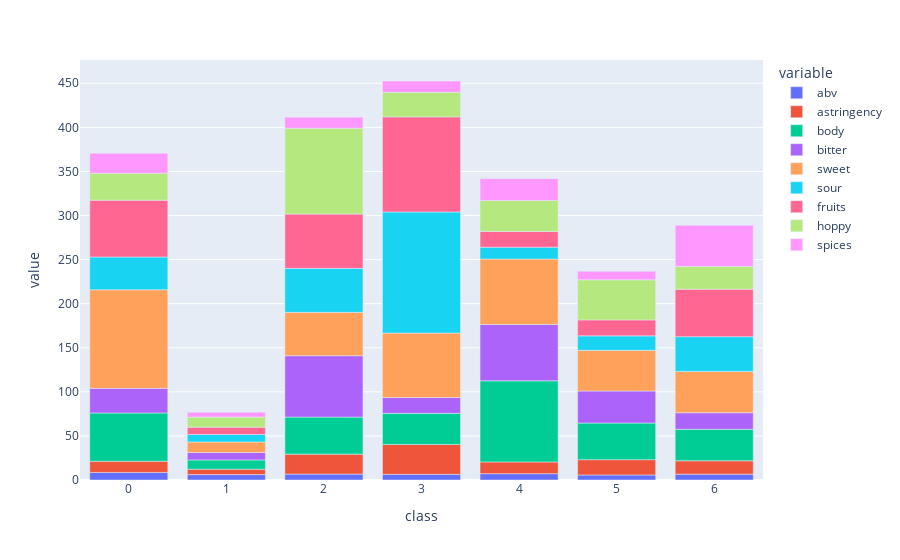

Notebook source saved alongside this figure:
### Code cell
fig = px.bar(bar_df, x="class", y=['abv', 'astringency', 'body', 'bitter', 'sweet', 'sour',
       'fruits', 'hoppy', 'spices'])
fig.show()

### Figure 1 — Plotly figure (JSON) as saved in the notebook; plotly's stock layout.template omitted (floating-point values rounded to 4 significant figures)
{"data": [{"alignmentgroup": "True", "hovertemplate": "variable=abv<br>class=%{x}<br>value=%{y}<extra></extra>", "legendgroup": "abv", "marker": {"color": "#636efa", "pattern": {"shape": ""}}, "name": "abv", "offsetgroup": "abv", "orientation": "v", "showlegend": true, "textposition": "auto", "type": "bar", "x": [0, 1, 2, 3, 4, 5, 6], "xaxis": "x", "y": [8.594, 6.139, 6.671, 6.439, 7.178, 5.725, 6.648], "yaxis": "y"}, {"alignmentgroup": "True", "hovertemplate": "variable=astringency<br>class=%{x}<br>value=%{y}<extra></extra>", "legendgroup": "astringency", "marker": {"color": "#EF553B", "pattern": {"shape": ""}}, "name": "astringency", "offsetgroup": "astringency", "orientation": "v", "showlegend": true, "textposition": "auto", "type": "bar", "x": [0, 1, 2, 3, 4, 5, 6], "xaxis": "x", "y": [12.7, 6.097, 22.67, 33.96, 13.32, 17.34, 15.16], "yaxis": "y"}, {"alignmentgroup": "True", "hovertemplate": "variable=body<br>class=%{x}<br>value=%{y}<extra></extra>", "legendgroup": "body", "marker": {"color": "#00cc96", "pattern": {"shape": ""}}, "name": "body", "offsetgroup": "body", "orientation": "v", "showlegend": true, "textposition": "auto", "type": "bar", "x": [0, 1, 2, 3, 4, 5, 6], "xaxis": "x", "y": [54.72, 10.49, 42.01, 35.2, 92.0, 41.57, 35.72], "yaxis": "y"}, {"alignmentgroup": "True", "hovertemplate": "variable=bitter<br>class=%{x}<br>value=%{y}<extra></extra>", "legendgroup": "bitter", "marker": {"color": "#ab63fa", "pattern": {"shape": ""}}, "name": "bitter", "offsetgroup": "bitter", "orientation": "v", "showlegend": true, "textposition": "auto", "type": "bar", "x": [0, 1, 2, 3, 4, 5, 6], "xaxis": "x", "y": [27.92, 8.433, 69.64, 18.01, 63.91, 36.33, 18.79], "yaxis": "y"}, {"alignmentgroup": "True", "hovertemplate": "variable=sweet<br>class=%{x}<br>value=%{y}<extra></extra>", "legendgroup": "sweet", "marker": {"color": "#FFA15A", "pattern": {"shape": ""}}, "name": "sweet", "offsetgroup": "sweet", "orientation": "v", "showlegend": true, "textposition": "auto", "type": "bar", "x": [0, 1, 2, 3, 4, 5, 6], "xaxis": "x", "y": [111.9, 12.01, 49.17, 73.07, 74.23, 46.11, 46.88], "yaxis": "y"}, {"alignmentgroup": "True", "hovertemplate": "variable=sour<br>class=%{x}<br>value=%{y}<extra></extra>", "legendgroup": "sour", "marker": {"color": "#19d3f3", "pattern": {"shape": ""}}, "name": "sour", "offsetgroup": "sour", "orientation": "v", "showlegend": true, "textposition": "auto", "type": "bar", "x": [0, 1, 2, 3, 4, 5, 6], "xaxis": "x", "y": [37.15, 8.431, 49.91, 137.3, 13.44, 16.43, 39.41], "yaxis": "y"}, {"alignmentgroup": "True", "hovertemplate": "variable=fruits<br>class=%{x}<br>value=%{y}<extra></extra>", "legendgroup": "fruits", "marker": {"color": "#FF6692", "pattern": {"shape": ""}}, "name": "fruits", "offsetgroup": "fruits", "orientation": "v", "showlegend": true, "textposition": "auto", "type": "bar", "x": [0, 1, 2, 3, 4, 5, 6], "xaxis": "x", "y": [64.48, 8.345, 61.55, 107.8, 17.89, 18.12, 53.85], "yaxis": "y"}, {"alignmentgroup": "True", "hovertemplate": "variable=hoppy<br>class=%{x}<br>value=%{y}<extra></extra>", "legendgroup": "hoppy", "marker": {"color": "#B6E880", "pattern": {"shape": ""}}, "name": "hoppy", "offsetgroup": "hoppy", "orientation": "v", "showlegend": true, "textposition": "auto", "type": "bar", "x": [0, 1, 2, 3, 4, 5, 6], "xaxis": "x", "y": [30.6, 11.38, 97.39, 27.91, 35.18, 45.43, 25.81], "yaxis": "y"}, {"alignmentgroup": "True", "hovertemplate": "variable=spices<br>class=%{x}<br>value=%{y}<extra></extra>", "legendgroup": "spices", "marker": {"color": "#FF97FF", "pattern": {"shape": ""}}, "name": "spices", "offsetgroup": "spices", "orientation": "v", "showlegend": true, "textposition": "auto", "type": "bar", "x": [0, 1, 2, 3, 4, 5, 6], "xaxis": "x", "y": [22.54, 5.493, 12.56, 12.81, 24.64, 9.782, 46.6], "yaxis": "y"}], "layout": {"barmode": "relative", "legend": {"title": {"text": "variable"}, "tracegroupgap": 0}, "margin": {"t": 60}, "xaxis": {"anchor": "y", "domain": [0, 1], "title": {"text": "class"}}, "yaxis": {"anchor": "x", "domain": [0, 1], "title": {"text": "value"}}}}
